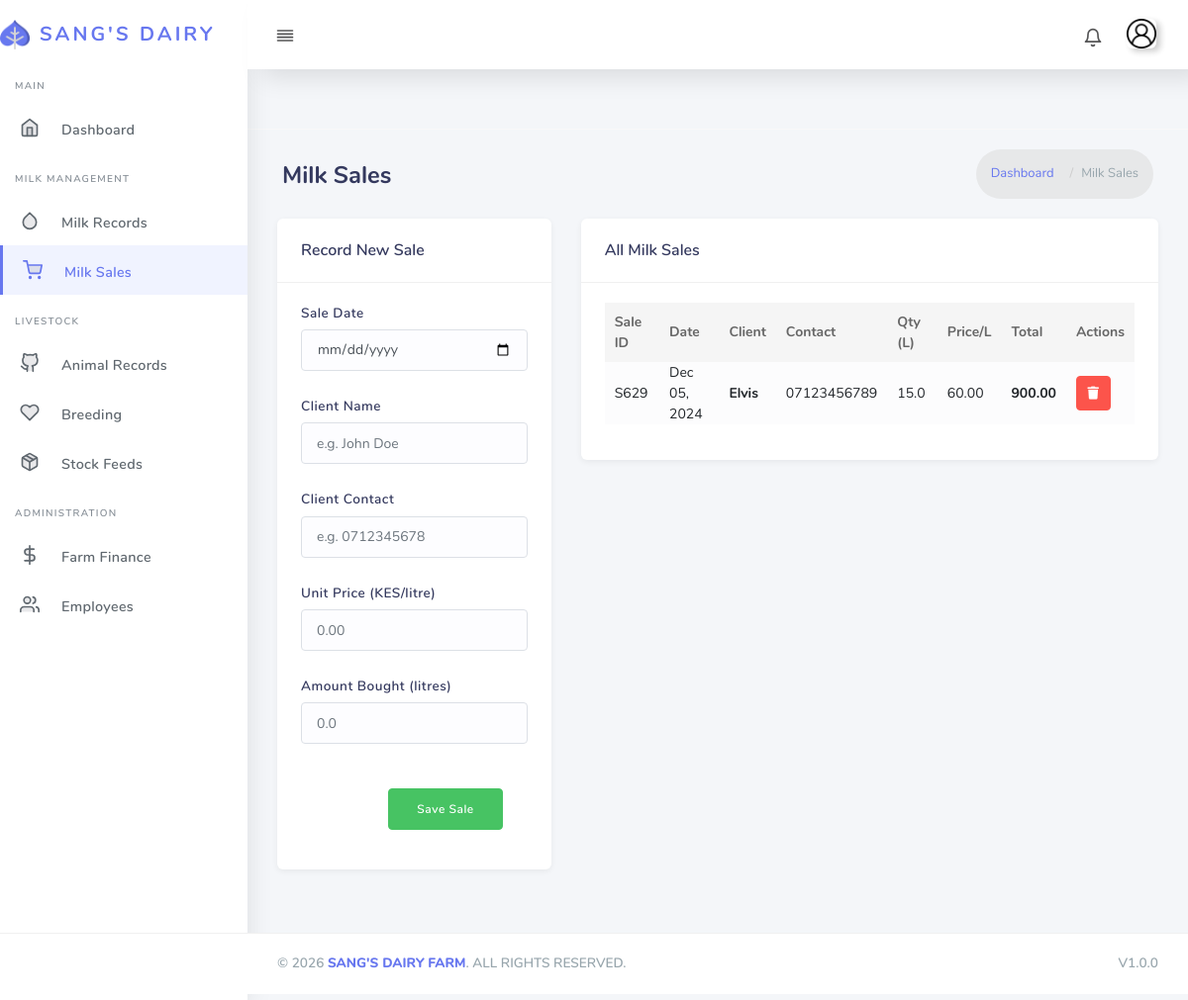
The page /milk_sale/ on the database its author committed.
### core/models.py (models this page shows, shortened)
class MilkSale(models.Model):
    sale_id = ShortUUIDField(unique=True, primary_key=True, length=3, max_length=20, prefix="S", alphabet="123456789")
    current_date = models.DateField()  # Automatically set the date when the sale is created
    unit_price = models.DecimalField(max_digits=10, decimal_places=2)  # Price per litre
    client_name = models.CharField(max_length=100)  # Name of the client
    client_contact = models.CharField(max_length=15)  # Contact information of the client
    amount_bought = models.FloatField()  # Amount of milk bought in litres
    total_price = models.DecimalField(max_digits=10, decimal_places=2, default=Decimal('0.00'))  # Total price for the sale
    def total_milk_price(self):
        amount_in_decimal = Decimal(self.amount_bought)
        self.total_price = self.unit_price * amount_in_decimal
        return self.total_price

### core/views.py (the view)
# urls.py: path("milk_sale/", views.milk_sale, name="milk-sale"),
def milk_sale(request):
    if request.method == 'POST':
        sale_id = request.POST.get('sale_id')
        current_date = request.POST.get('current_date')
        unit_price = request.POST.get('unit_price')
        client_name = request.POST.get('client_name')
        client_contact = request.POST.get('client_contact')
        amount_bought = request.POST.get('amount_bought')
        try:
            unit_price = Decimal(unit_price)
            amount_bought = float(amount_bought)
        except (ValueError, TypeError):
            return render(request, 'milk_sale_create.html', {'error_message': 'Invalid input'})
        milk_sale = MilkSale(
            sale_id=sale_id,
            current_date=current_date,
            unit_price=unit_price,
            client_name=client_name,
            client_contact=client_contact,
            amount_bought=amount_bought
        )
        milk_sale.save()
        return redirect('core:milk-sale')  # Redirect to the dashboard after creation
    else:
        milk_sales = MilkSale.objects.all().order_by('-current_date')  # Order by most recent first
        total_price = MilkSale.total_milk_price
        context = {
            'milk_sales': milk_sales,
            'total_price': total_price
        }
        return render(request, 'core/milk_sale.html', context)

### templates/core/milk_sale.html (shortened to what this page needs)
{% extends "partials/base.html" %}
{% load static %}
{% block content %}
<div class="main-content">
  <section class="section">
    <div class="section-header">
      <h1>Milk Sales</h1>
      <div class="section-header-breadcrumb">
        <div class="breadcrumb-item"><a href="{% url 'core:index' %}">Dashboard</a></div>
        <div class="breadcrumb-item active">Milk Sales</div>
      </div>
    </div>
    <div class="section-body">
      <div class="row">
        <div class="col-12 col-md-5 col-lg-4">
          <div class="card">
            <div class="card-header">
              <h4>Record New Sale</h4>
            </div>
            <div class="card-body">
              <form method="POST">
                <div class="form-group">
                  <label>Sale Date</label>
                  <input type="date" name="current_date" class="form-control" required>
                </div>
                <div class="form-group">
                  <label>Client Name</label>
                  <input type="text" name="client_name" class="form-control" placeholder="e.g. John Doe" required>
                </div>
                <div class="form-group">
                  <label>Client Contact</label>
                  <input type="text" name="client_contact" class="form-control" placeholder="e.g. 0712345678" required>
                </div>
                <div class="form-group">
                  <label>Unit Price (KES/litre)</label>
                  <input type="number" step="0.01" name="unit_price" class="form-control" placeholder="0.00" required>
                </div>
                <div class="form-group">
                  <label>Amount Bought (litres)</label>
                  <input type="number" step="0.1" name="amount_bought" class="form-control" placeholder="0.0" required>
                </div>
                <div class="card-footer text-right">
                  <button type="submit" class="btn btn-save">Save Sale</button>
                </div>
              </form>
            </div>
          </div>
        </div>
        <div class="col-12 col-md-7 col-lg-8">
          <div class="card">
            <div class="card-header">
              <h4>All Milk Sales</h4>
            </div>
            <div class="card-body">
              <div class="table-responsive">
                <table class="table table-striped" id="milkSaleTable">
                  <thead>
                    <tr>
                      <th>Sale ID</th>
                      <th>Date</th>
                      <th>Client</th>
                      <th>Contact</th>
                      <th>Qty (L)</th>
                      <th>Price/L</th>
                      <th>Total</th>
                      <th>Actions</th>
                    </tr>
                  </thead>
                  <tbody>
                    {% for sale in milk_sales %}
                    <tr>
                      <td>{{ sale.sale_id }}</td>
                      <td>{{ sale.current_date|date:"M d, Y" }}</td>
                      <td><strong>{{ sale.client_name }}</strong></td>
                      <td>{{ sale.client_contact }}</td>
                      <td>{{ sale.amount_bought }}</td>
                      <td>{{ sale.unit_price }}</td>
                      <td><strong>{{ sale.total_milk_price }}</strong></td>
                      <td>
                        <a href="{% url 'core:milk-sale-delete' sale.sale_id %}" class="btn btn-action btn-del" title="Delete"><i class="fas fa-trash"></i></a>
                      </td>
                    </tr>
                    {% empty %}
                    <tr><td colspan="8" class="text-center text-muted">No sales recorded yet</td></tr>
                    {% endfor %}
                  </tbody>
                </table>
              </div>
            </div>
          </div>
        </div>
      </div>
    </div>
  </section>
</div>
{% endblock content %}

### static/css/custom.css (style rules this page uses)
body { background: #f4f6f9; }
.section-header h1 { font-size: 1.5rem; font-weight: 700; color: #34395e; }
.main-content > .section { padding-top: 10px; }
.card { border: none; border-radius: 6px; box-shadow: 0 2px 6px rgba(0,0,0,0.06); margin-bottom: 24px; }
.card .card-header { border-bottom: 1px solid #f0f0f0; padding: 18px 24px; background: transparent; }
.card .card-header h4 { font-size: 1rem; font-weight: 600; color: #34395e; margin: 0; }
.card .card-body { padding: 20px 24px; }
.btn-action { display: inline-flex; align-items: center; justify-content: center; width: 32px; height: 32px; border-radius: 4px; padding: 0; font-size: 14px; transition: all 0.15s ease; }
.btn-del { background-color: #fc544b; border-color: #fc544b; color: #fff; }
.form-group label { font-weight: 600; font-size: 0.85rem; color: #34395e; margin-bottom: 6px; }
.form-control { border-radius: 4px; border: 1px solid #dce0e6; padding: 8px 14px; font-size: 0.9rem; transition: border-color 0.2s ease, box-shadow 0.2s ease; }
.card-footer { background: transparent; border-top: 1px solid #f0f0f0; padding: 15px 24px; }
.btn-save { background-color: #47c363; border-color: #47c363; color: #fff; font-weight: 600; padding: 8px 28px; border-radius: 4px; }
.table-striped tbody tr:nth-of-type(odd) { background-color: #fcfcfd; }
.section-header { display: flex; align-items: center; justify-content: space-between; padding-bottom: 15px; }
.section-header-breadcrumb { display: flex; align-items: center; }
.breadcrumb-item + .breadcrumb-item::before { content: "/"; padding: 0 8px; color: #ccc; }
.breadcrumb-item a { color: #6777ef; font-weight: 500; }
.breadcrumb-item:last-child { color: #98a6ad; }

### rows shown on the page
MilkSale: sale_id "S629", current_date "Dec 05, 2024", client_name "Elvis", client_contact "07123456789", amount_bought "15.0", unit_price "60.00", total_milk_price "900.00"
